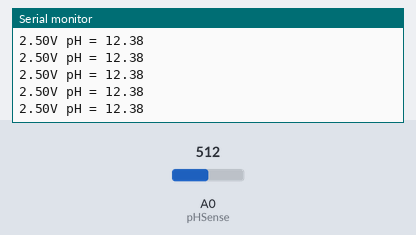
A sketch run on a simulated Arduino Uno, built with avr-gcc and run on an emulated ATmega328P. On the bench: the last lines printed to the serial monitor. Inputs (shaded band) come from the test bench; at power-on: A0 (pHSense) = 512.

Above: at 1.3 s.
1.4 s: A0 (pHSense) set to 716
At 1.43 s:
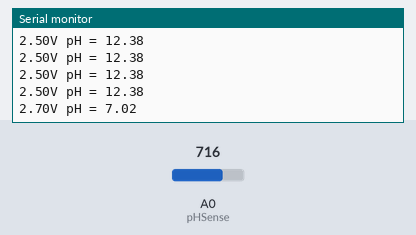
2.9 s: A0 (pHSense) set to 900
At 2.96 s:
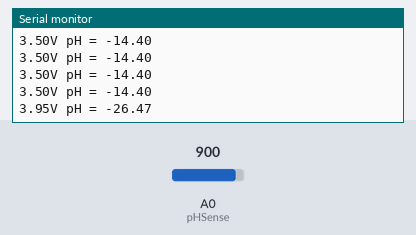
Timing chart, 0 to 5.9 s (numbered marks = the images above; inputs shaded):
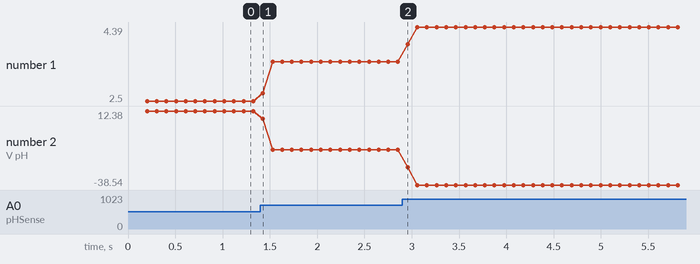

Measured:
- after the input at 1.4 s, the serial monitor: prints a new line at once (image 1)
- after the input at 2.9 s, the serial monitor: prints a new line after 0.06 s (image 2)
- plotted number 1: 2.5 → 3.5 after the input at 1.4 s, 3.5 → 4.39 after the input at 2.9 s
- plotted number 2: 12.38 → -14.4 after the input at 1.4 s, -14.4 → -38.54 after the input at 2.9 s

The sketch:

ph-calibration.ino
```cpp
#include <Arduino.h>

int pHSense = A0;
int samples = 10;
float adc_resolution = 1024.0;

void setup()
{
    Serial.begin(9600);
    delay(100);
    Serial.println("cimpleo pH Sense");
}

// Calibrate your sensor's readings
float ph(float voltage)
{
    // Calculate the slope and offset based on the new calibration values
    float slope = (7.0 - 2.7) / (2.7 - 2.86);
    float offset = 7.0 - slope * 2.7;

    return slope * voltage + offset;
}

void loop()
{
    int measurings = 0;

    for (int i = 0; i < samples; i++)
    {
        measurings += analogRead(pHSense);
        delay(10);
    }

    float voltage = 5.0 / adc_resolution * measurings / samples;
    Serial.print(voltage);
    Serial.print("V ");
    Serial.print("pH = ");
    Serial.println(ph(voltage), 2); // Display pH with two decimal places
}
```
